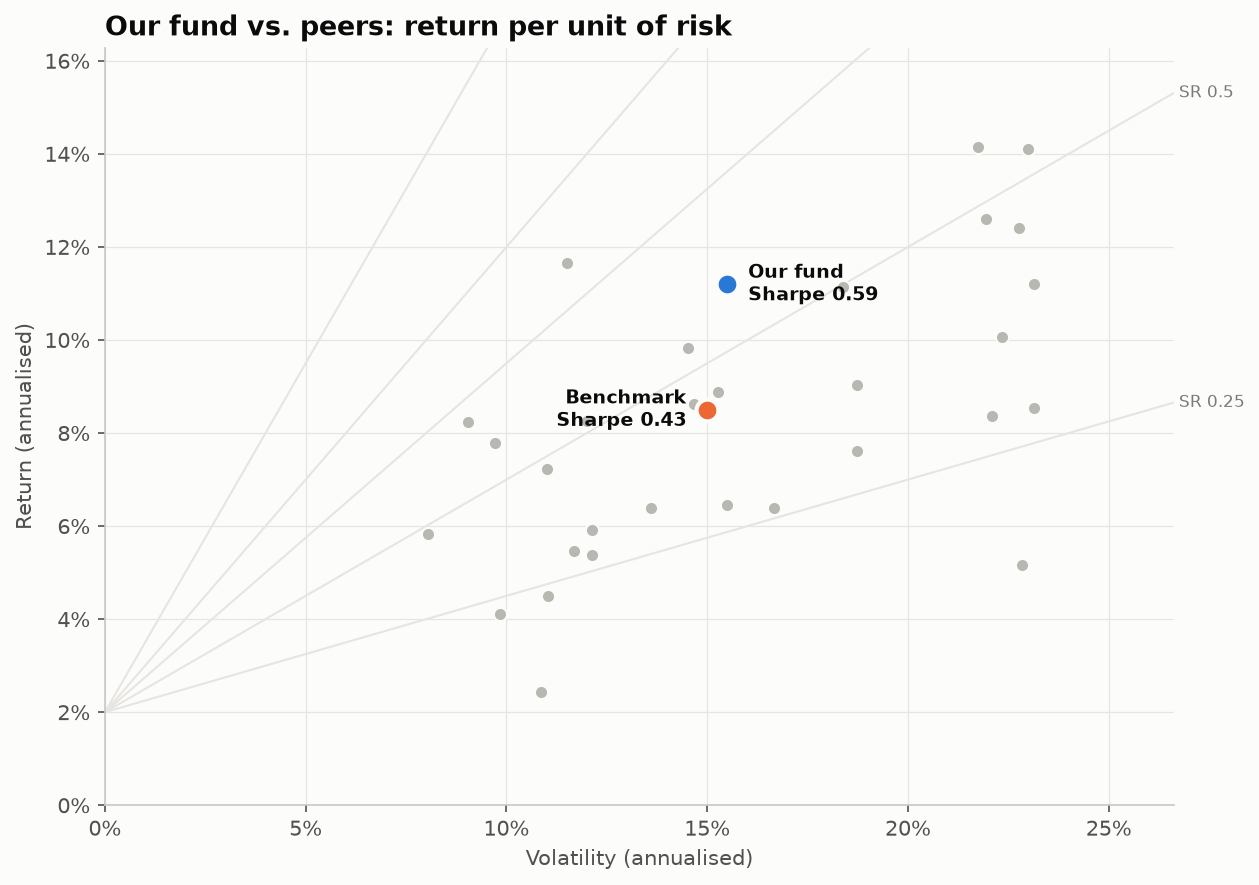

Reproduce this figure in Python.
"""
Risk-Return Scatter  -  family: Finance & investment

DESIGN PURPOSE
Places each fund or asset by its annualised volatility (x) and annualised
return (y), with lines of equal Sharpe ratio fanning out from the risk-free
rate. It answers "was the return worth the risk?" for many investments at
once, instead of comparing returns alone.

WHEN TO USE
  - Compare a fund with its peer group or a set of indices
  - Screen many investments for risk-adjusted performance
  - Show where a proposed portfolio sits relative to the alternatives

AVOID WHEN
  - The periods differ between funds (statistics must cover the same dates)
  - More than about 100 points without highlighting (it becomes a cloud;
    filter or highlight)

ALTERNATIVES
  - Efficient frontier (for what is achievable)
  - Ranked bar chart of Sharpe ratios

EXAMPLE
Simulated three-year statistics for 30 peer funds, the fund under review and
its benchmark; 2% risk-free rate. Not investment advice.

NOTE: Educational examples with simulated or historical data. Not investment
advice; past performance does not predict future returns.

Run:  python risk_return_scatter.py
      python risk_return_scatter.py --real-data   (real dataset: plotly.express.data.stocks() — 6 tech stocks and their equal-weight basket, weekly returns 2018–2019)
"""
import sys
from pathlib import Path

import numpy as np
import pandas as pd
import matplotlib.pyplot as plt

# Library style: categorical colors in fixed order, recessive axes, hairline grid.
PALETTE = ["#2a78d6", "#eb6834", "#1baf7a", "#eda100",
           "#e87ba4", "#008300", "#6250d6", "#e34948"]
SEQ_CMAP = "Blues"      # sequential: one hue, light -> dark
DIV_CMAP = "RdBu_r"     # diverging: two opposite hues, neutral midpoint
GRAY = "#b8b7b1"        # de-emphasised marks
plt.rcParams.update({
    "figure.figsize": (8, 4.8), "figure.dpi": 110, "figure.facecolor": "#fcfcfb",
    "axes.facecolor": "#fcfcfb", "axes.edgecolor": "#c9c8c3", "axes.linewidth": 0.8,
    "axes.spines.top": False, "axes.spines.right": False,
    "axes.grid": True, "grid.color": "#e6e5e1", "grid.linewidth": 0.6, "axes.axisbelow": True,
    "axes.prop_cycle": plt.cycler(color=PALETTE),
    "axes.titlesize": 13, "axes.titleweight": "bold", "axes.titlelocation": "left",
    "axes.labelcolor": "#52514e", "xtick.color": "#52514e", "ytick.color": "#52514e",
    "text.color": "#0b0b0b", "font.size": 10, "lines.linewidth": 2,
    "legend.frameon": False,
})

from matplotlib.ticker import PercentFormatter

# --- Example data ------------------------------------------------------------
rng = np.random.default_rng(12)
vol = rng.uniform(0.08, 0.24, 30)
ret = 0.02 + 0.35 * vol + rng.normal(0, 0.025, 30)
stats = pd.DataFrame({"ann_vol": vol, "ann_return": ret}, index=[f"Peer {i:02d}" for i in range(1, 31)])
stats.loc["Our fund"] = [0.155, 0.112]
stats.loc["Benchmark"] = [0.15, 0.085]
highlight, benchmark, rf = "Our fund", "Benchmark", 0.02
stats.tail()

REAL_DATA = "--real-data" in sys.argv
if REAL_DATA:  # plotly.express.data.stocks() — 6 tech stocks and their equal-weight basket, weekly returns 2018–2019
    import plotly.express as px
    prices = px.data.stocks().set_index("date")
    weekly = prices.pct_change().dropna()
    weekly["Equal-weight"] = weekly.mean(axis=1)
    stats = pd.DataFrame({"ann_vol": weekly.std() * np.sqrt(52),
                          "ann_return": (1 + weekly).prod() ** (52 / len(weekly)) - 1})
    highlight, benchmark, rf = "AAPL", "Equal-weight", 0.02
    stats

# --- Plot --------------------------------------------------------------------
fig, ax = plt.subplots(figsize=(8.5, 6))
others = stats.drop([highlight, benchmark])
xmax = stats["ann_vol"].max() * 1.15
for sharpe in [0.25, 0.5, 0.75, 1.0, 1.5]:
    ax.plot([0, xmax], [rf, rf + sharpe * xmax], color="#e6e5e1", linewidth=1, zorder=1)
    y_end = rf + sharpe * xmax
    if y_end < stats["ann_return"].max() * 1.15:
        ax.text(xmax, y_end, f" SR {sharpe}", fontsize=8, color="#7a7974", va="center")
ax.scatter(others["ann_vol"], others["ann_return"], s=40, color=GRAY, edgecolor="#fcfcfb", linewidth=1, zorder=2)
if len(others) <= 8:  # few peers: name them
    for name, (x, y) in others.iterrows():
        ax.annotate(name, (x, y), xytext=(7, 0), textcoords="offset points", va="center", fontsize=8.5,
                    color="#52514e")
for name, color in [(benchmark, PALETTE[1]), (highlight, PALETTE[0])]:
    x, y = stats.loc[name]
    ax.scatter(x, y, s=110, color=color, edgecolor="#fcfcfb", linewidth=2, zorder=3)
    left = name == benchmark
    ax.annotate(f"{name}\nSharpe {(y - rf) / x:.2f}", (x, y), xytext=(-10 if left else 10, 0),
                textcoords="offset points", ha="right" if left else "left", va="center", fontsize=9,
                weight="bold", color="#0b0b0b")
ax.xaxis.set_major_formatter(PercentFormatter(1.0, decimals=0))
ax.yaxis.set_major_formatter(PercentFormatter(1.0, decimals=0))
ax.set_xlim(0, xmax)
ax.set_ylim(min(0, stats["ann_return"].min() * 1.1), stats["ann_return"].max() * 1.15)
ax.set_xlabel("Volatility (annualised)")
ax.set_ylabel("Return (annualised)")
ax.set_title(f"{highlight} vs. peers: return per unit of risk")
fig.tight_layout()

# --- Save / show -------------------------------------------------------------
out = Path(__file__).with_name(Path(__file__).stem + ("_real" if REAL_DATA else "") + ".png")
fig.savefig(out, dpi=150, bbox_inches="tight")
print(f"saved {out}")
if "--no-show" not in sys.argv:
    plt.show()
